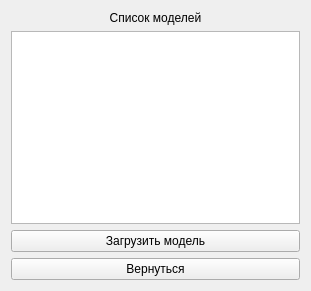
<?xml version="1.0" encoding="UTF-8"?>
<ui version="4.0">
 <class>Settings</class>
 <widget class="QWidget" name="Settings">
  <property name="windowModality">
   <enum>Qt::WindowModal</enum>
  </property>
  <property name="geometry">
   <rect>
    <x>0</x>
    <y>0</y>
    <width>311</width>
    <height>291</height>
   </rect>
  </property>
  <property name="windowTitle">
   <string>Form</string>
  </property>
  <layout class="QGridLayout" name="gridLayout">
   <item row="1" column="0">
    <widget class="QListWidget" name="modelsList"/>
   </item>
   <item row="0" column="0">
    <widget class="QLabel" name="label">
     <property name="text">
      <string>Список моделей</string>
     </property>
     <property name="alignment">
      <set>Qt::AlignCenter</set>
     </property>
    </widget>
   </item>
   <item row="2" column="0">
    <widget class="QPushButton" name="loadBtn">
     <property name="text">
      <string>Загрузить модель</string>
     </property>
    </widget>
   </item>
   <item row="3" column="0">
    <widget class="QPushButton" name="backBtn">
     <property name="text">
      <string>Вернуться</string>
     </property>
    </widget>
   </item>
  </layout>
 </widget>
 <resources/>
 <connections/>
</ui>
